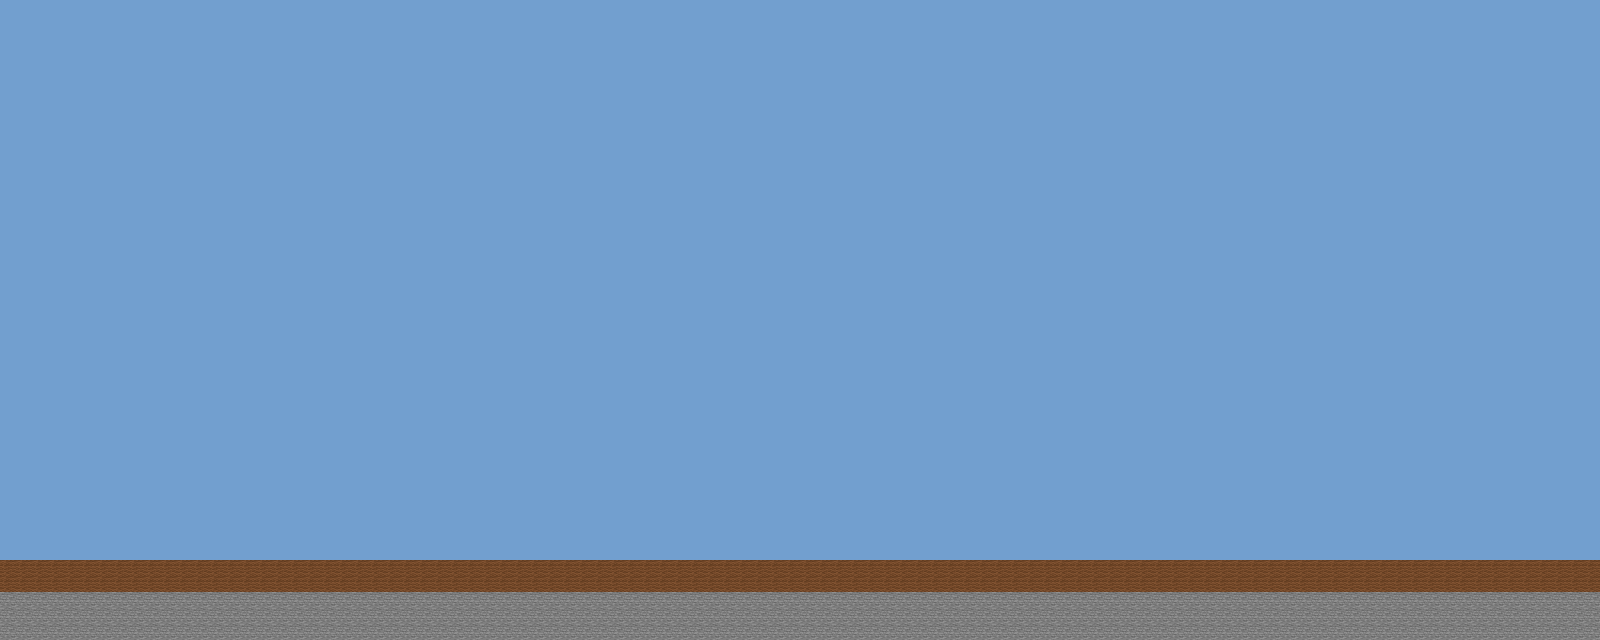

Rendered tile map (Tiled .tmx) drawn with the repository's tilesets; below, a short description and the map source with its tile grids summarised:
An orthogonal 100x40 tile map with 16x16 px tiles, 1 tile layer (Floor) and 3 objects (HardFloor, Floor, Player).

<map version="1.2" tiledversion="1.3.2" orientation="orthogonal" renderorder="left-down" compressionlevel="-1" width="100" height="40" tilewidth="16" tileheight="16" infinite="0" backgroundcolor="#729fcf" nextlayerid="3" nextobjectid="7">
 <tileset firstgid="1" source="Not-Minecraft.tsx" />
 <layer id="1" name="Floor" width="100" height="40">
  <data>[4000 cells, 500 non-empty, 2 distinct tile ids]</data>
 </layer>
 <objectgroup color="#729fcf" id="2" name="Objects">
  <object id="2" name="HardFloor" x="2.66667" y="597.333" width="1594.67" height="41.3333" />
  <object id="5" name="Floor" x="2.66667" y="561.333" width="1597.33" height="33.3333" />
  <object id="6" name="Player" x="56" y="546">
   <point />
  </object>
 </objectgroup>
</map>
